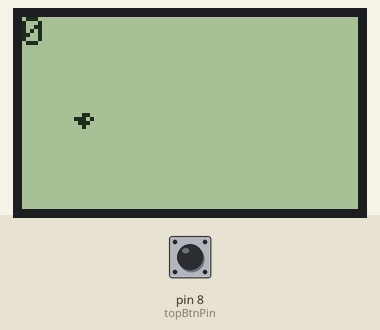
Recording of a sketch running on a simulated Arduino Uno, built with avr-gcc and run on an emulated ATmega328P. Parts: 84×48 one-colour display. The inputs (shaded band) are chosen by the test bench; at power-on: pin 8 (topBtnPin) HIGH. Random numbers use the default seed unless the sketch sets one.

Above: at 0.19 s.
1.3 s: pin 8 (topBtnPin) pulled LOW for 1 s
At 2.6 s:
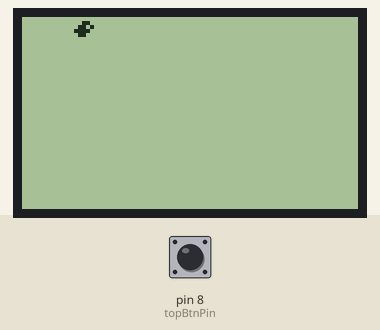
3.8 s: pin 8 (topBtnPin) pulled LOW for 0.15 s
At 4.01 s:
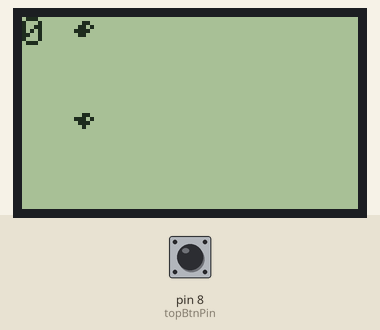
4.5 s: pin 8 (topBtnPin) pulled LOW for 3.2 s
At 6.0 s:
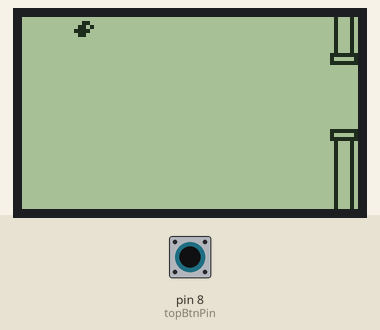
9.2 s: pin 8 (topBtnPin) pulled LOW for 0.15 s
At 11.1 s:
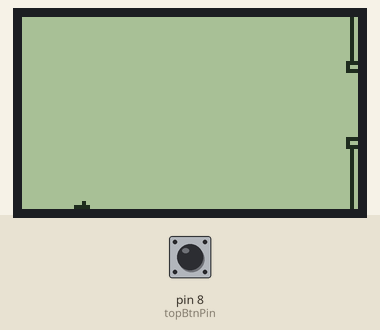
Timing chart, 0 to 12.6 s (numbered marks = the images above; inputs shaded):
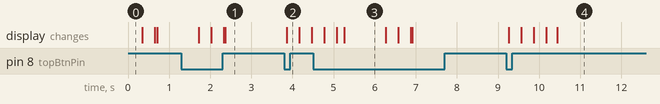

The sketch:

flappybird.ino
```cpp
#include <Adafruit_GFX.h>
#include <Adafruit_PCD8544.h>
// pin 7 - Serial clock out (SCLK)
// pin 6 - Serial data out (DIN)
// pin 5 - Data/Command select (D/C)
// pin 4 - LCD chip select (CS)
// pin 3 - LCD reset (RST)
Adafruit_PCD8544 display = Adafruit_PCD8544(7, 6, 5, 4, 3);

#define rightBtnPin 11
#define bottomBtnPin 9
#define leftBtnPin 10
#define topBtnPin 8
#define debounceDelay 50    // the debounce time; increase if the output flickers
#define pipeDelay 50

static const unsigned char PROGMEM bird_up[] =
{
  B00000110,
  B00001101,
  B00011110,
  B00001100
};
static const unsigned char PROGMEM birdf[] =
{
B00000110,
B00011101,
B00001110,
B00000100
};
static const unsigned char PROGMEM birdd[] =
{
B00000100,
B00011110,
B00001101,
B00000110
};
static const unsigned char PROGMEM bird_dead[] =
{
B00000100,
B00001110,
B00001111,
B00000101,
B00000010
};

void setup() {
  Serial.begin(9600);
  // init buttons
  pinMode(rightBtnPin, INPUT_PULLUP);
  pinMode(bottomBtnPin, INPUT_PULLUP);
  pinMode(leftBtnPin, INPUT_PULLUP);
  pinMode(topBtnPin, INPUT_PULLUP);

  display.begin();
  display.setTextSize(1);
  display.setTextColor(BLACK);
  display.setCursor(0,0);
  display.setRotation(2);
}


int points = 0;
int birdPosition = 24;
bool gameStart = true;
unsigned long lastGameover = 0;
int birdSpeed = 0;
int pipes[3];
int pipeIndex = 0;
int pipeShift = 9;
int pipeNumber = 0;

void loop() {
  if (gameStart) {
    display.clearDisplay();
  }
  btnLoop();
  if (gameStart) {
    drawBird();
  }
  if (gameStart) {
    drawPipes();
    drawPoints();
    display.display();
  }
}

int lastTopBtnState = LOW;
unsigned long lastDebounceTimeTop = 0;
void btnLoop() {
  int reading = digitalRead(topBtnPin);
  if (reading != lastTopBtnState) {
    lastDebounceTimeTop = millis();
  }
  if (!reading && ((millis() - lastDebounceTimeTop) > debounceDelay)) {
//    Serial.println('Top');
    if (!gameStart) {
      if (millis() - lastGameover > 1000) {
        points = 0;
        gameStart = true;
        birdPosition = 24;
        birdSpeed = 0;
        display.setTextSize(1);
        display.setCursor(0,0);
        pipeIndex = 0;
        pipeShift = 9;
        pipeNumber = 0;
      }
    } else {
      birdSpeed = 10;
    }
  }
}

unsigned long lastBirdDraw = 0;

//int birdDelays[10] = [];
int birdDelay = 100;
void drawBird() {
//  Serial.println();
//  display.drawRect(10, 48 - birdPosition, 2, 2, BLACK);
  if (birdSpeed == 0) {
    display.drawBitmap(10, 48 - birdPosition, birdf, 8, 4, BLACK);
  } else {
    if (birdSpeed > 0) {
    display.drawBitmap(10, 48 - birdPosition, bird_up, 8, 4, BLACK);
    } else {
    display.drawBitmap(10, 48 - birdPosition, birdd, 8, 4, BLACK);
    }
  }
  if (pipeNumber == 3 and pipeShift > 5 and pipeShift < 15) {
    int ind = (3 + pipeIndex - 2) % 3;
    if (48 - birdPosition < pipes[ind] + 1) {
//      display.println(111);
//      Serial.println(1);
        gameover();
        return;
    }
    if (48 - birdPosition > pipes[ind] + 13) {
//      display.println(999);
//      Serial.println(-1);
        gameover();
        return;
    }
  } else {
//    display.println(0);
//    Serial.println(0);
  }
  if (millis() - lastBirdDraw > birdDelay) {
    lastBirdDraw = millis();
    birdSpeed--;
//    birdDelay = birdDelay / (birdSpeed*birdSpeed);
  birdDelay = (2305 - (birdSpeed*birdSpeed)) / 100;
    if (birdSpeed > 0) {
      birdPosition++;
      if (birdPosition == 48) {
        gameover();
        return;
      }
    } else {
      birdPosition--;
      if (birdPosition == 0) {
        gameover();
        return;
      }
    }
  }
}


unsigned long lastPipeDraw = 0;
void drawPipes() {
  for (int i = 0; i < pipeNumber; i++) {
    int ind = (3 + pipeIndex - i) % 3;
//    Serial.println(ind);
    // нижняя труба
    display.drawRect(84 - pipeShift - i*30, - 1, 5, pipes[ind], BLACK);
    display.drawRect(84 - pipeShift - i*30 - 1, pipes[ind] - 2, 7, 3, BLACK);

    // верхняя труба
    display.drawRect(84 - pipeShift - i*30, pipes[ind] + 19, 5, 30 - pipes[ind], BLACK);
    display.drawRect(84 - pipeShift - i*30 - 1, pipes[ind] + 17, 7, 3, BLACK);
  }
  if (millis() - lastPipeDraw > pipeDelay) {
    lastPipeDraw = millis();
    pipeShift++;
    if (pipeShift == 20 and pipeNumber == 3) {
        points++;
    }
    if (pipeShift > 29) {
      pipeShift = 0;
      if (pipeNumber < 3) {
        pipeNumber++;
      }
      if (pipeIndex < 2) {
        pipeIndex++;
      } else {
        pipeIndex = 0;
      }
      pipes[pipeIndex] = random(20) + 4;
    }
  }
}


void drawPoints() {
   display.println(points);
}

void gameover() {
  lastGameover = millis();
  gameStart = false;

  delay(1000);
//  display.clearDisplay();
//  display.setTextSize(2);
//  display.setTextColor(BLACK);
//  display.setCursor(0,10);
//  display.println(points);
//  display.display();
}
```

Measured:
- after the input at 1.3 s, the display: first changes after 0.43 s (image 1 shows a later state)
- after the input at 3.8 s, the display: changes after 0.06 s (image 2)
- after the input at 9.2 s, the display: first changes after 0.06 s (image 4 shows a later state)
- what the display in image 3 shows lasts 1.0 s, from 5.3 s to 6.3 s
